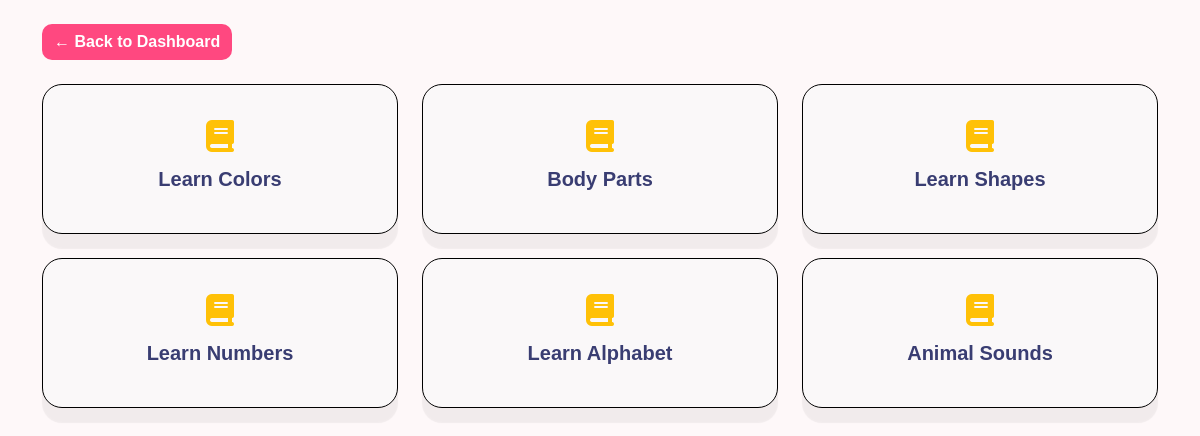
The app's page /parent-lessons.php (signed in) with its own data.
### tables this page shows
CREATE TABLE `lessons` (
  `id` int(11) NOT NULL,
  `teacher_id` int(11) NOT NULL,
  `lesson_name` varchar(255) NOT NULL,
  `created_at` datetime NOT NULL DEFAULT current_timestamp()
);

### parent-lessons.php (the view, shortened to what this page needs)
<?php
require_once 'db.php';
$stmt = $conn->prepare("SELECT l.*, u.first_name, u.last_name
                        FROM lessons l
                        JOIN users u ON l.teacher_id = u.id
                        ORDER BY l.created_at DESC");
$stmt->execute();
$lessons = $stmt->get_result()->fetch_all(MYSQLI_ASSOC);
?>
<!DOCTYPE html>
<html lang="en">
<head>
<link href="css/bootstrap.min.css" rel="stylesheet">
<link href="lib/animate/animate.min.css" rel="stylesheet">
<link href="css/style.css" rel="stylesheet">
<link href="https://cdnjs.cloudflare.com/ajax/libs/font-awesome/6.5.0/css/all.min.css" rel="stylesheet">
</head>
<body>
<div class="container mt-4">
    <a href="dashboard-parent.php" class="btn btn-primary mb-4">← Back to Dashboard</a>
</div>
<div class="container">
    <div class="row g-4">
        <?php foreach($lessons as $lesson): ?>
        <div class="col-md-6 col-lg-4">
            <a href="parent-lesson-items.php?lesson_id=<?= $lesson['id'] ?>" class="dashboard-card wow fadeInUp text-decoration-none">
                <i class="fas fa-book text-warning"></i>
                <h5><?= htmlspecialchars($lesson['lesson_name']) ?></h5>
            </a>
        </div>
        <?php endforeach; ?>
    </div>
</div>
</body>
</html>

### css/style.css (style rules this page uses)
h4, h5, h6, .h4, .h5, .h6 { font-weight: 600; font-family: 'Montserrat', sans-serif; }
.wow, .animated { animation-duration: 2s !important; }
.btn { font-weight: 600; transition: .5s; }
.btn.btn-primary { border: 0; color: var(--bs-white); }

### parent-lessons.php (style rules this page uses)
body { background-color: #fef8f9; }
.dashboard-card { border: 1px solid black; border-radius: 20px; padding: 60px 20px; text-align: center; box-shadow: 0 15px 1px rgba(0,0,0,0.05); transition: 0.3s; background-color: rgb(250,248,249); color: #333; text-decoration: none; display: flex; flex-direction: column; justify-content: center; align-items: center; height: 150px; }
.dashboard-card i { font-size: 32px; margin-bottom: 15px; display: block; transition: color 0.3s; }

### records on screen
lessons: lesson_name "Learn Colors"
lessons: lesson_name "Body Parts"
lessons: lesson_name "Learn Shapes"
lessons: lesson_name "Learn Numbers"
lessons: lesson_name "Learn Alphabet"
lessons: lesson_name "Animal Sounds"
